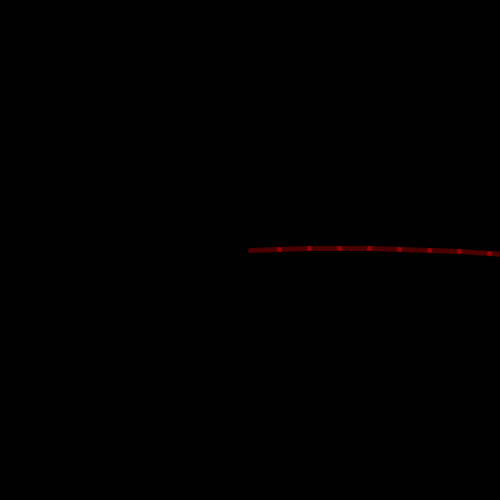
Frame 1 (no input)
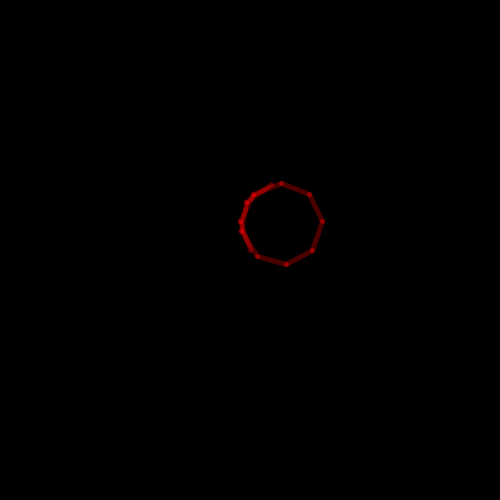
Frame 60 (the mouse pressed at the canvas centre just before this capture)
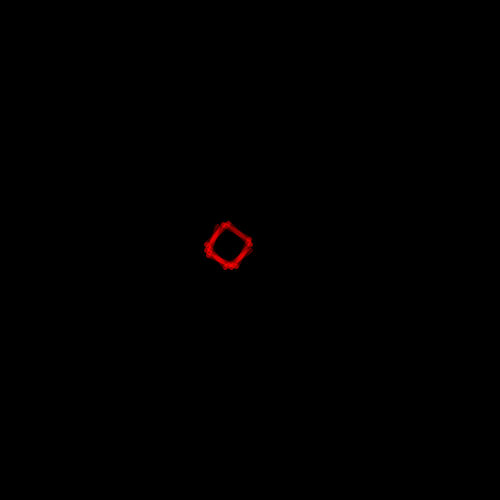
Frame 120 (the mouse held since frame 60 and released just before this capture)

The Processing sketch that drew these frames (run headless with seeded random() and noise(); from frame 60 on, the mouse is pressed at the canvas centre):

// Processing sketch: sketch34
// ── sketch34.pde
RotLine rt;

void setup() {
  size(500,500);
  
  blendMode(ADD);
  colorMode(HSB, 360, 100, 100, 100);
  
  rt = new RotLine();
}

void draw() {
  translate(width/2, height/2);
  
  background(0);
  
  rt.move();
  rt.draw();
}
// ── RotLine.pde
class RotLine {
  int MAX_DEPTH = 10;
  
  RotLine parent,child;
  int depth;
  
  float hue=0;
  float cx, cy;
  float x,y;
  float r=30, a=0, va=PI/100;
  
  RotLine() {
    this(null);
  }
  RotLine(RotLine p) {
    if (p == null) depth = 0;
    else {
      depth = p.depth+1;
      parent = p;
    }
    
    if (depth < MAX_DEPTH) child = new RotLine(this);
    
    va = map(depth, 0, MAX_DEPTH, -1, 3) * PI/100;
  }
  
  
  void move() {
    a += va;
    if (parent != null) {
      this.cx = parent.x;
      this.cy = parent.y;
    }
    x = cx + r*cos(a);
    y = cy + r*sin(a);
    
    if (child != null) child.move();
  }
  
  
  void draw() {
    stroke(hue, 100, 100, 30);
    strokeWeight(5);
    line(cx, cy, x, y);
    if (child != null) child.draw();
  }
  
  
  
}
